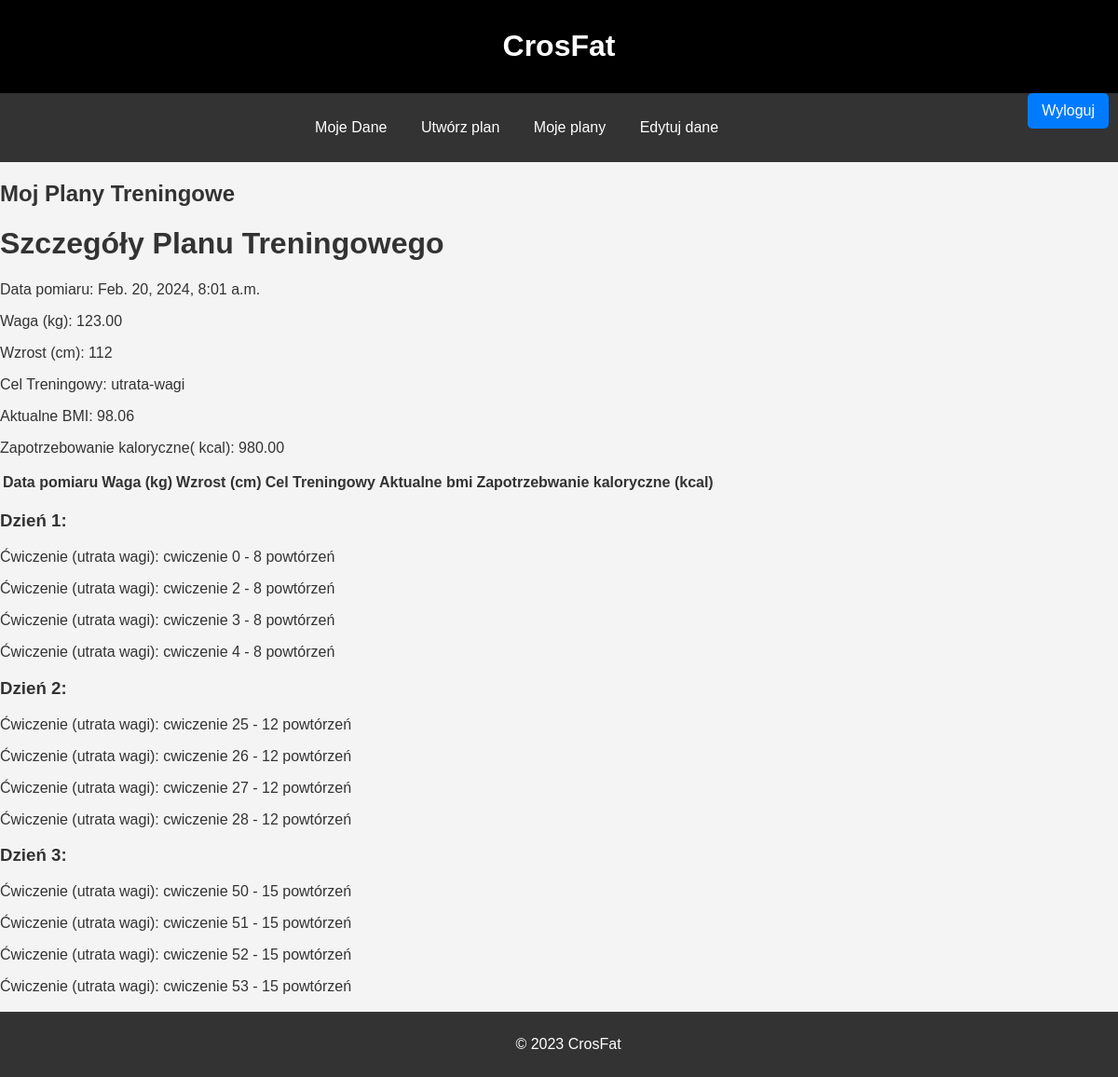
The page /Plans/17/ on the database its author committed.
### crosfat/models.py (models this page shows, shortened)
class PlanTreningowy(models.Model):
    user = models.ForeignKey(settings.AUTH_USER_MODEL, on_delete=models.CASCADE)
    waga = models.DecimalField(max_digits=5, decimal_places=2)
    wzrost = models.IntegerField()
    CEL_CHOICES = [
        ('utrata-wagi', 'Utrata Wagi'),
        ('poprawa-wytrzymalosci', 'Poprawa Wytrzymalosci'),
        ('budowa-masy-miesniowej', 'Budowa Masy Miesniowej'),
    ]
    cel = models.CharField(max_length=100, choices=CEL_CHOICES)
    wiek = models.IntegerField()
    data = models.DateTimeField(auto_now_add=True)
    bmi = models.DecimalField(max_digits=5, decimal_places=2)
    PLEC_CHOICES = (
        ('M', 'Mężczyzna'),
        ('K', 'Kobieta'),
    )
    plec = models.CharField(max_length=1, choices=PLEC_CHOICES)
    kcal = models.DecimalField(max_digits=8, decimal_places=2, blank=True, null=True)

class PlanCwiczen(models.Model):
    plan_treningowy = models.ForeignKey(PlanTreningowy, on_delete=models.CASCADE, related_name='cwiczenia')
    cwiczenie_utrata_wagi = models.ForeignKey(cwiczenie_utrata_wagi, on_delete=models.SET_NULL, null=True, blank=True, related_name='+')
    cwiczenie_budowa_masy_miesniowej = models.ForeignKey(cwiczenie_budowa_masy_miesniowej, on_delete=models.SET_NULL, null=True, blank=True, related_name='+')
    cwiczenie_poprawa_wytrzymalosci = models.ForeignKey(cwiecznie_poprawa_wytrzymalosc, on_delete=models.SET_NULL, null=True, blank=True, related_name='+')
    dzien = models.IntegerField()

class cwiczenie_utrata_wagi(models.Model):
    nazwa = models.CharField(max_length=100)
    ilosc_pow = models.IntegerField()
    partia = models.CharField(max_length=100)

### crosfat/views.py (the view)
# urls.py: path('Plans/<int:pk>/', PlanDetails.as_view(), name='plan_details'),
class PlanDetails(DetailView):
    model = PlanTreningowy
    template_name = 'plan_details.html'
    context_object_name = 'plan'
    def get_context_data(self, **kwargs):
        context = super().get_context_data(**kwargs)
        plan_treningowy = self.object
        cwiczenia_po_dniach = {}
        for dzien in range(1, 4):
            cwiczenia_w_dniu = PlanCwiczen.objects.filter(plan_treningowy=plan_treningowy, dzien=dzien)
            cwiczenia_po_dniach[dzien] = cwiczenia_w_dniu
        context['cwiczenia_po_dniach'] = cwiczenia_po_dniach
        return context

### crosfat/templates/plan_details.html (shortened to what this page needs)
<!DOCTYPE html>
<html lang="en">
<head>
    {% load static %}
    <link rel="stylesheet" type="text/css" href="{% static 'crosfat/style1.css' %}">
</head>
<body>
    <header>
        <h1>CrosFat</h1>
        <div class="signup-link">
            <a href="{% url 'crosfat:wyloguj' %}" style="float:right;">Wyloguj</a>
        </div>
    </header>
    <main>
        <nav>
            <a href="{% url 'crosfat:user' %}">Moje Dane</a>
            <a href="{% url 'crosfat:create' %}">Utwórz plan</a>
            <a href="{% url 'crosfat:lista_planow' %}">Moje plany</a>
            <a href="{% url 'crosfat:Edit' %}">Edytuj dane</a>
        </nav>
        <h2>Moj Plany Treningowe</h2>
        <table>
            <thead>
                <tr>
                    <th> Data pomiaru </th>
                    <th>Waga (kg)</th>
                    <th>Wzrost (cm)</th>
                    <th>Cel Treningowy</th>
                    <th>Aktualne bmi</th>
                    <th>Zapotrzebwanie kaloryczne (kcal)</th>
                </tr>
            </thead>
            <body>
    <h1>Szczegóły Planu Treningowego</h1>
    <p>Data pomiaru: {{ plan.data }}</p>
    <p>Waga (kg): {{ plan.waga }}</p>
    <p>Wzrost (cm): {{ plan.wzrost }}</p>
    <p>Cel Treningowy: {{ plan.cel }}</p>
    <p>Aktualne BMI: {{ plan.bmi }}</p>
            <p>Zapotrzebowanie kaloryczne( kcal): {{ plan.kcal }} </p>
</body>
        </table>
    {% for dzien, cwiczenia_w_dniu in cwiczenia_po_dniach.items %}
    <h3>Dzień {{ dzien }}:</h3>
    {% for cwiczenie in cwiczenia_w_dniu %}
        <div>
            {% if cwiczenie.cwiczenie_utrata_wagi %}
                <p>Ćwiczenie (utrata wagi): {{ cwiczenie.cwiczenie_utrata_wagi.nazwa }} - {{ cwiczenie.cwiczenie_utrata_wagi.ilosc_pow }} powtórzeń</p>
            {% elif cwiczenie.cwiczenie_budowa_masy_miesniowej %}
                <p>Ćwiczenie (budowa masy): {{ cwiczenie.cwiczenie_budowa_masy_miesniowej.nazwa }} - {{ cwiczenie.cwiczenie_budowa_masy_miesniowej.ilosc_pow }} powtórzeń</p>
            {% elif cwiczenie.cwiczenie_poprawa_wytrzymalosci %}
                <p>Ćwiczenie (poprawa wytrzymałości): {{ cwiczenie.cwiczenie_poprawa_wytrzymalosci.nazwa }} - {{ cwiczenie.cwiczenie_poprawa_wytrzymalosci.ilosc_pow }} powtórzeń</p>
            {% endif %}
        </div>
    {% endfor %}
{% endfor %}
    </main>
    <br><br><br><br>
    <footer>
        <p>&copy; 2023 CrosFat</p>
    </footer>
</body>
</html>

### crosfat/static1/crosfat/style1.css (style rules this page uses)
body, html { font-family: Arial, sans-serif; margin: 0; padding: 0; height: 100%; background-color: #f4f4f4; color: #333; }
header { background-color: #000; color: white; text-align: center; padding: 10px 0; }
nav { background-color: #333; color: white; text-align: center; padding: 14px 16px; }
nav a { color: white; text-decoration: none; padding: 14px 16px; display: inline-block; }
footer { background-color: #333; color: white; text-align: center; padding: 10px; position: fixed; bottom: 0; width: 100%; }
.signup-link a, .login-link a { color: #007bff; text-decoration: none; }
.signup-link a { color: white; background-color: #007bff; padding: 10px 15px; border-radius: 5px; margin: 10px; text-decoration: none; float: right; }

### rows shown on the page
PlanTreningowy: data "Feb. 20, 2024, 8:01 a.m.", waga "123.00", wzrost "112", cel "utrata-wagi", bmi "98.06", kcal "980.00"
PlanCwiczen: cwiczenie_utrata_wagi.nazwa "cwiczenie 0", cwiczenie_utrata_wagi.ilosc_pow "8"
PlanCwiczen: cwiczenie_utrata_wagi.nazwa "cwiczenie 2", cwiczenie_utrata_wagi.ilosc_pow "8"
PlanCwiczen: cwiczenie_utrata_wagi.nazwa "cwiczenie 3", cwiczenie_utrata_wagi.ilosc_pow "8"
PlanCwiczen: cwiczenie_utrata_wagi.nazwa "cwiczenie 4", cwiczenie_utrata_wagi.ilosc_pow "8"
PlanCwiczen: cwiczenie_utrata_wagi.nazwa "cwiczenie 25", cwiczenie_utrata_wagi.ilosc_pow "12"
PlanCwiczen: cwiczenie_utrata_wagi.nazwa "cwiczenie 26", cwiczenie_utrata_wagi.ilosc_pow "12"
PlanCwiczen: cwiczenie_utrata_wagi.nazwa "cwiczenie 27", cwiczenie_utrata_wagi.ilosc_pow "12"
PlanCwiczen: cwiczenie_utrata_wagi.nazwa "cwiczenie 28", cwiczenie_utrata_wagi.ilosc_pow "12"
PlanCwiczen: cwiczenie_utrata_wagi.nazwa "cwiczenie 50", cwiczenie_utrata_wagi.ilosc_pow "15"
PlanCwiczen: cwiczenie_utrata_wagi.nazwa "cwiczenie 51", cwiczenie_utrata_wagi.ilosc_pow "15"
PlanCwiczen: cwiczenie_utrata_wagi.nazwa "cwiczenie 52", cwiczenie_utrata_wagi.ilosc_pow "15"
PlanCwiczen: cwiczenie_utrata_wagi.nazwa "cwiczenie 53", cwiczenie_utrata_wagi.ilosc_pow "15"

### other values the page prints
{{ dzien }} "1" "2" "3"
